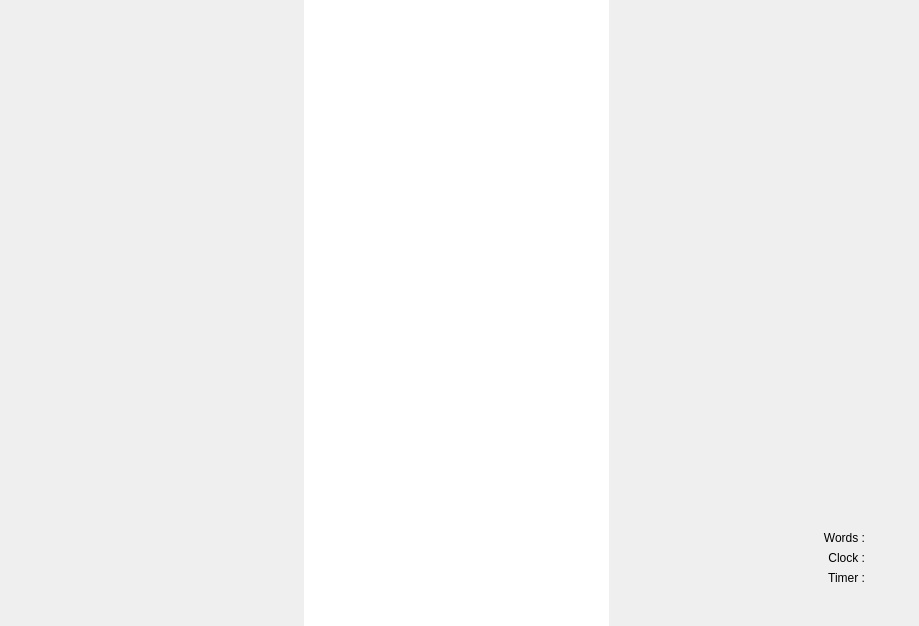
<?xml version="1.0" encoding="UTF-8"?>
<ui version="4.0">
 <class>FullscreenEditor</class>
 <widget class="QWidget" name="FullscreenEditor">
  <property name="geometry">
   <rect>
    <x>0</x>
    <y>0</y>
    <width>919</width>
    <height>626</height>
   </rect>
  </property>
  <property name="mouseTracking">
   <bool>true</bool>
  </property>
  <property name="windowTitle">
   <string>Fullscreen</string>
  </property>
  <property name="locale">
   <locale language="English" country="UnitedKingdom"/>
  </property>
  <layout class="QHBoxLayout" name="horizontalLayout_5" stretch="1">
   <property name="margin">
    <number>0</number>
   </property>
   <item>
    <widget class="QWidget" name="mainBackground" native="true">
     <property name="mouseTracking">
      <bool>true</bool>
     </property>
     <layout class="QHBoxLayout" name="horizontalLayout_3" stretch="1,1,1">
      <property name="margin">
       <number>0</number>
      </property>
      <item>
       <spacer name="horizontalSpacer">
        <property name="orientation">
         <enum>Qt::Horizontal</enum>
        </property>
        <property name="sizeHint" stdset="0">
         <size>
          <width>363</width>
          <height>112</height>
         </size>
        </property>
       </spacer>
      </item>
      <item>
       <widget class="FullTextZone" name="fullTextEdit">
        <property name="mouseTracking">
         <bool>true</bool>
        </property>
        <property name="frameShape">
         <enum>QFrame::NoFrame</enum>
        </property>
       </widget>
      </item>
      <item>
       <layout class="QGridLayout" name="gridLayout">
        <item row="1" column="1">
         <widget class="QWidget" name="widget" native="true">
          <property name="sizePolicy">
           <sizepolicy hsizetype="Expanding" vsizetype="Preferred">
            <horstretch>0</horstretch>
            <verstretch>0</verstretch>
           </sizepolicy>
          </property>
          <property name="maximumSize">
           <size>
            <width>150</width>
            <height>16777215</height>
           </size>
          </property>
          <layout class="QHBoxLayout" name="horizontalLayout_2">
           <property name="margin">
            <number>0</number>
           </property>
           <item>
            <layout class="QGridLayout" name="gridLayout_2">
             <item row="0" column="0" colspan="2">
              <widget class="QLabel" name="wordCountBuddyLabel">
               <property name="mouseTracking">
                <bool>true</bool>
               </property>
               <property name="text">
                <string>Words :</string>
               </property>
               <property name="alignment">
                <set>Qt::AlignRight|Qt::AlignTrailing|Qt::AlignVCenter</set>
               </property>
              </widget>
             </item>
             <item row="0" column="2">
              <widget class="QLabel" name="wordCountLabel">
               <property name="mouseTracking">
                <bool>true</bool>
               </property>
               <property name="text">
                <string/>
               </property>
              </widget>
             </item>
             <item row="2" column="0" rowspan="2" colspan="2">
              <widget class="QLabel" name="timerBuddyLabel">
               <property name="mouseTracking">
                <bool>true</bool>
               </property>
               <property name="text">
                <string>Timer :</string>
               </property>
               <property name="alignment">
                <set>Qt::AlignRight|Qt::AlignTrailing|Qt::AlignVCenter</set>
               </property>
              </widget>
             </item>
             <item row="2" column="2" rowspan="2">
              <widget class="QLabel" name="timerLabel">
               <property name="mouseTracking">
                <bool>true</bool>
               </property>
               <property name="text">
                <string/>
               </property>
              </widget>
             </item>
             <item row="1" column="2">
              <widget class="DigitalClock" name="clockLabel">
               <property name="mouseTracking">
                <bool>true</bool>
               </property>
               <property name="text">
                <string/>
               </property>
              </widget>
             </item>
             <item row="1" column="0" colspan="2">
              <widget class="QLabel" name="clockBuddyLabel">
               <property name="enabled">
                <bool>true</bool>
               </property>
               <property name="mouseTracking">
                <bool>true</bool>
               </property>
               <property name="text">
                <string>Clock :</string>
               </property>
               <property name="alignment">
                <set>Qt::AlignRight|Qt::AlignTrailing|Qt::AlignVCenter</set>
               </property>
              </widget>
             </item>
             <item row="4" column="0" colspan="3">
              <layout class="QHBoxLayout" name="horizontalLayout">
               <item>
                <widget class="QToolButton" name="notesButton">
                 <property name="mouseTracking">
                  <bool>true</bool>
                 </property>
                 <property name="styleSheet">
                  <string notr="true">QToolButton {background-color: transparent; border: none;}</string>
                 </property>
                 <property name="text">
                  <string/>
                 </property>
                 <property name="icon">
                  <iconset resource="pics.qrc">
                   <normaloff>:/pics/gtk-edit.png</normaloff>:/pics/gtk-edit.png</iconset>
                 </property>
                 <property name="iconSize">
                  <size>
                   <width>32</width>
                   <height>32</height>
                  </size>
                 </property>
                 <property name="popupMode">
                  <enum>QToolButton::InstantPopup</enum>
                 </property>
                </widget>
               </item>
               <item>
                <widget class="QToolButton" name="optionsButton">
                 <property name="cursor">
                  <cursorShape>ArrowCursor</cursorShape>
                 </property>
                 <property name="mouseTracking">
                  <bool>true</bool>
                 </property>
                 <property name="styleSheet">
                  <string notr="true">QToolButton {background-color: transparent; border: none;}</string>
                 </property>
                 <property name="text">
                  <string/>
                 </property>
                 <property name="icon">
                  <iconset resource="pics.qrc">
                   <normaloff>:/pics/gtk-preferences.png</normaloff>:/pics/gtk-preferences.png</iconset>
                 </property>
                 <property name="iconSize">
                  <size>
                   <width>32</width>
                   <height>32</height>
                  </size>
                 </property>
                 <property name="popupMode">
                  <enum>QToolButton::InstantPopup</enum>
                 </property>
                </widget>
               </item>
               <item>
                <widget class="QToolButton" name="quitButton">
                 <property name="mouseTracking">
                  <bool>true</bool>
                 </property>
                 <property name="styleSheet">
                  <string notr="true">QToolButton {background-color: transparent; border: none;}</string>
                 </property>
                 <property name="text">
                  <string/>
                 </property>
                 <property name="icon">
                  <iconset resource="pics.qrc">
                   <normaloff>:/pics/gtk-cancel.png</normaloff>:/pics/gtk-cancel.png</iconset>
                 </property>
                 <property name="iconSize">
                  <size>
                   <width>32</width>
                   <height>32</height>
                  </size>
                 </property>
                </widget>
               </item>
              </layout>
             </item>
            </layout>
           </item>
          </layout>
         </widget>
        </item>
        <item row="1" column="0">
         <spacer name="horizontalSpacer_2">
          <property name="orientation">
           <enum>Qt::Horizontal</enum>
          </property>
          <property name="sizeHint" stdset="0">
           <size>
            <width>40</width>
            <height>20</height>
           </size>
          </property>
         </spacer>
        </item>
        <item row="0" column="0" colspan="2">
         <spacer name="verticalSpacer">
          <property name="orientation">
           <enum>Qt::Vertical</enum>
          </property>
          <property name="sizeHint" stdset="0">
           <size>
            <width>20</width>
            <height>40</height>
           </size>
          </property>
         </spacer>
        </item>
       </layout>
      </item>
     </layout>
    </widget>
   </item>
  </layout>
 </widget>
 <customwidgets>
  <customwidget>
   <class>FullTextZone</class>
   <extends>QTextEdit</extends>
   <header location="global">fullscreen/fulltextzone.h</header>
  </customwidget>
  <customwidget>
   <class>DigitalClock</class>
   <extends>QLabel</extends>
   <header>digitalclock.h</header>
  </customwidget>
 </customwidgets>
 <resources>
  <include location="pics.qrc"/>
 </resources>
 <connections>
  <connection>
   <sender>quitButton</sender>
   <signal>released()</signal>
   <receiver>FullscreenEditor</receiver>
   <slot>close()</slot>
   <hints>
    <hint type="sourcelabel">
     <x>887</x>
     <y>561</y>
    </hint>
    <hint type="destinationlabel">
     <x>1011</x>
     <y>248</y>
    </hint>
   </hints>
  </connection>
 </connections>
</ui>
